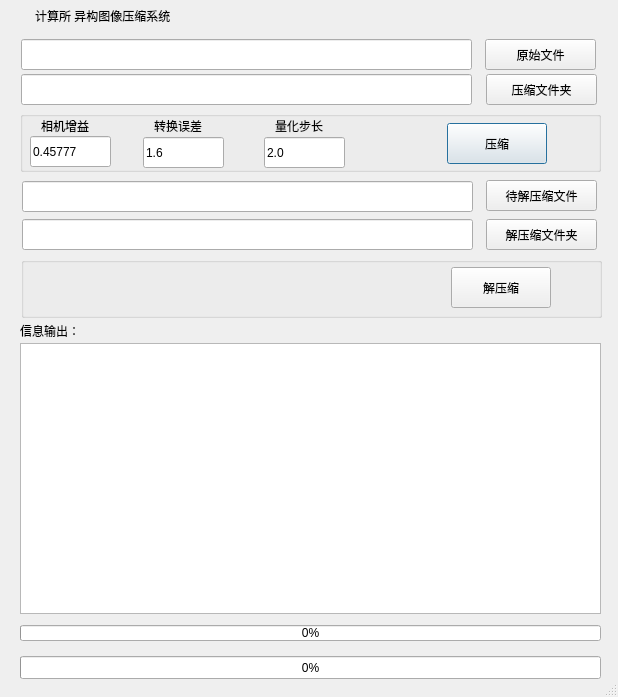
<?xml version="1.0" encoding="UTF-8"?>
<ui version="4.0">
 <class>frmMain</class>
 <widget class="QDialog" name="frmMain">
  <property name="geometry">
   <rect>
    <x>0</x>
    <y>0</y>
    <width>618</width>
    <height>697</height>
   </rect>
  </property>
  <property name="windowTitle">
   <string>frmMain</string>
  </property>
  <property name="sizeGripEnabled">
   <bool>true</bool>
  </property>
  <layout class="QVBoxLayout" name="verticalLayout">
   <property name="spacing">
    <number>0</number>
   </property>
   <property name="leftMargin">
    <number>0</number>
   </property>
   <property name="topMargin">
    <number>0</number>
   </property>
   <property name="rightMargin">
    <number>0</number>
   </property>
   <property name="bottomMargin">
    <number>0</number>
   </property>
   <item>
    <widget class="QWidget" name="widget_title" native="true">
     <property name="sizePolicy">
      <sizepolicy hsizetype="Preferred" vsizetype="Fixed">
       <horstretch>0</horstretch>
       <verstretch>0</verstretch>
      </sizepolicy>
     </property>
     <property name="minimumSize">
      <size>
       <width>100</width>
       <height>33</height>
      </size>
     </property>
     <widget class="QLabel" name="lab_Ico">
      <property name="geometry">
       <rect>
        <x>0</x>
        <y>5</y>
        <width>30</width>
        <height>21</height>
       </rect>
      </property>
      <property name="sizePolicy">
       <sizepolicy hsizetype="Minimum" vsizetype="Preferred">
        <horstretch>0</horstretch>
        <verstretch>0</verstretch>
       </sizepolicy>
      </property>
      <property name="minimumSize">
       <size>
        <width>30</width>
        <height>0</height>
       </size>
      </property>
      <property name="text">
       <string/>
      </property>
      <property name="alignment">
       <set>Qt::AlignCenter</set>
      </property>
     </widget>
     <widget class="QLabel" name="lab_Title">
      <property name="geometry">
       <rect>
        <x>35</x>
        <y>0</y>
        <width>161</width>
        <height>31</height>
       </rect>
      </property>
      <property name="sizePolicy">
       <sizepolicy hsizetype="Expanding" vsizetype="Preferred">
        <horstretch>0</horstretch>
        <verstretch>0</verstretch>
       </sizepolicy>
      </property>
      <property name="styleSheet">
       <string notr="true">font: 10pt &quot;微软雅黑&quot;;</string>
      </property>
      <property name="text">
       <string>计算所 异构图像压缩系统</string>
      </property>
      <property name="alignment">
       <set>Qt::AlignLeading|Qt::AlignLeft|Qt::AlignVCenter</set>
      </property>
     </widget>
     <widget class="QWidget" name="widget_menu" native="true">
      <property name="geometry">
       <rect>
        <x>486</x>
        <y>0</y>
        <width>136</width>
        <height>23</height>
       </rect>
      </property>
      <property name="sizePolicy">
       <sizepolicy hsizetype="Minimum" vsizetype="Preferred">
        <horstretch>0</horstretch>
        <verstretch>0</verstretch>
       </sizepolicy>
      </property>
      <widget class="QPushButton" name="btnMenu_Min">
       <property name="geometry">
        <rect>
         <x>50</x>
         <y>3</y>
         <width>40</width>
         <height>21</height>
        </rect>
       </property>
       <property name="sizePolicy">
        <sizepolicy hsizetype="Minimum" vsizetype="Expanding">
         <horstretch>0</horstretch>
         <verstretch>0</verstretch>
        </sizepolicy>
       </property>
       <property name="minimumSize">
        <size>
         <width>31</width>
         <height>0</height>
        </size>
       </property>
       <property name="cursor">
        <cursorShape>ArrowCursor</cursorShape>
       </property>
       <property name="focusPolicy">
        <enum>Qt::NoFocus</enum>
       </property>
       <property name="toolTip">
        <string>最小化</string>
       </property>
       <property name="text">
        <string/>
       </property>
       <property name="flat">
        <bool>true</bool>
       </property>
      </widget>
      <widget class="QPushButton" name="btnMenu_Close">
       <property name="geometry">
        <rect>
         <x>90</x>
         <y>2</y>
         <width>40</width>
         <height>23</height>
        </rect>
       </property>
       <property name="sizePolicy">
        <sizepolicy hsizetype="Minimum" vsizetype="Expanding">
         <horstretch>0</horstretch>
         <verstretch>0</verstretch>
        </sizepolicy>
       </property>
       <property name="minimumSize">
        <size>
         <width>40</width>
         <height>0</height>
        </size>
       </property>
       <property name="cursor">
        <cursorShape>ArrowCursor</cursorShape>
       </property>
       <property name="focusPolicy">
        <enum>Qt::NoFocus</enum>
       </property>
       <property name="toolTip">
        <string>关闭</string>
       </property>
       <property name="text">
        <string/>
       </property>
       <property name="flat">
        <bool>true</bool>
       </property>
      </widget>
     </widget>
    </widget>
   </item>
   <item>
    <widget class="QWidget" name="widget_main" native="true">
     <property name="styleSheet">
      <string notr="true">font: 10pt &quot;微软雅黑&quot;;</string>
     </property>
     <widget class="QGroupBox" name="groupBox">
      <property name="geometry">
       <rect>
        <x>20</x>
        <y>78</y>
        <width>581</width>
        <height>61</height>
       </rect>
      </property>
      <property name="title">
       <string/>
      </property>
      <widget class="QLabel" name="label">
       <property name="geometry">
        <rect>
         <x>21</x>
         <y>5</y>
         <width>60</width>
         <height>19</height>
        </rect>
       </property>
       <property name="text">
        <string>相机增益</string>
       </property>
      </widget>
      <widget class="QLabel" name="label_2">
       <property name="geometry">
        <rect>
         <x>134</x>
         <y>5</y>
         <width>61</width>
         <height>19</height>
        </rect>
       </property>
       <property name="text">
        <string>转换误差</string>
       </property>
      </widget>
      <widget class="QLabel" name="label_3">
       <property name="geometry">
        <rect>
         <x>255</x>
         <y>5</y>
         <width>50</width>
         <height>19</height>
        </rect>
       </property>
       <property name="text">
        <string>量化步长</string>
       </property>
      </widget>
      <widget class="QPushButton" name="pushButton_4">
       <property name="geometry">
        <rect>
         <x>427</x>
         <y>12</y>
         <width>100</width>
         <height>41</height>
        </rect>
       </property>
       <property name="minimumSize">
        <size>
         <width>100</width>
         <height>0</height>
        </size>
       </property>
       <property name="text">
        <string>压缩</string>
       </property>
      </widget>
      <widget class="QLineEdit" name="lineEdit">
       <property name="geometry">
        <rect>
         <x>10</x>
         <y>25</y>
         <width>81</width>
         <height>31</height>
        </rect>
       </property>
       <property name="text">
        <string>0.45777</string>
       </property>
      </widget>
      <widget class="QLineEdit" name="lineEdit_2">
       <property name="geometry">
        <rect>
         <x>123</x>
         <y>26</y>
         <width>81</width>
         <height>31</height>
        </rect>
       </property>
       <property name="text">
        <string>1.6</string>
       </property>
      </widget>
      <widget class="QLineEdit" name="lineEdit_3">
       <property name="geometry">
        <rect>
         <x>244</x>
         <y>26</y>
         <width>81</width>
         <height>31</height>
        </rect>
       </property>
       <property name="layoutDirection">
        <enum>Qt::LeftToRight</enum>
       </property>
       <property name="text">
        <string>2.0</string>
       </property>
      </widget>
     </widget>
     <widget class="QProgressBar" name="progressBar">
      <property name="geometry">
       <rect>
        <x>20</x>
        <y>592</y>
        <width>581</width>
        <height>16</height>
       </rect>
      </property>
      <property name="value">
       <number>0</number>
      </property>
     </widget>
     <widget class="QPushButton" name="pushButton_2">
      <property name="geometry">
       <rect>
        <x>485</x>
        <y>6</y>
        <width>111</width>
        <height>31</height>
       </rect>
      </property>
      <property name="minimumSize">
       <size>
        <width>100</width>
        <height>0</height>
       </size>
      </property>
      <property name="text">
       <string>原始文件</string>
      </property>
     </widget>
     <widget class="QTextEdit" name="textEdit">
      <property name="geometry">
       <rect>
        <x>20</x>
        <y>310</y>
        <width>581</width>
        <height>271</height>
       </rect>
      </property>
      <property name="html">
       <string>&lt;!DOCTYPE HTML PUBLIC &quot;-//W3C//DTD HTML 4.0//EN&quot; &quot;http://www.w3.org/TR/REC-html40/strict.dtd&quot;&gt;
&lt;html&gt;&lt;head&gt;&lt;meta name=&quot;qrichtext&quot; content=&quot;1&quot; /&gt;&lt;style type=&quot;text/css&quot;&gt;
p, li { white-space: pre-wrap; }
&lt;/style&gt;&lt;/head&gt;&lt;body style=&quot; font-family:'微软雅黑'; font-size:10pt; font-weight:400; font-style:normal;&quot;&gt;
&lt;p style=&quot; margin-top:0px; margin-bottom:0px; margin-left:0px; margin-right:0px; -qt-block-indent:0; text-indent:0px;&quot;&gt;                &lt;/p&gt;
&lt;p style=&quot; margin-top:0px; margin-bottom:0px; margin-left:0px; margin-right:0px; -qt-block-indent:0; text-indent:0px;&quot;&gt;                &lt;/p&gt;
&lt;p style=&quot; margin-top:0px; margin-bottom:0px; margin-left:0px; margin-right:0px; -qt-block-indent:0; text-indent:0px;&quot;&gt;                                &lt;/p&gt;
&lt;p style=&quot; margin-top:0px; margin-bottom:0px; margin-left:0px; margin-right:0px; -qt-block-indent:0; text-indent:0px;&quot;&gt;                                &lt;/p&gt;
&lt;p style=&quot; margin-top:0px; margin-bottom:0px; margin-left:0px; margin-right:0px; -qt-block-indent:0; text-indent:0px;&quot;&gt;                                                &lt;/p&gt;
&lt;p style=&quot; margin-top:0px; margin-bottom:0px; margin-left:0px; margin-right:0px; -qt-block-indent:0; text-indent:0px;&quot;&gt;                                                &lt;/p&gt;
&lt;p style=&quot; margin-top:0px; margin-bottom:0px; margin-left:0px; margin-right:0px; -qt-block-indent:0; text-indent:0px;&quot;&gt;                                                                &lt;/p&gt;
&lt;p style=&quot; margin-top:0px; margin-bottom:0px; margin-left:0px; margin-right:0px; -qt-block-indent:0; text-indent:0px;&quot;&gt;                                                                &lt;/p&gt;
&lt;p style=&quot; margin-top:0px; margin-bottom:0px; margin-left:0px; margin-right:0px; -qt-block-indent:0; text-indent:0px;&quot;&gt;                                                        &lt;/p&gt;&lt;/body&gt;&lt;/html&gt;</string>
      </property>
     </widget>
     <widget class="QLabel" name="label_4">
      <property name="geometry">
       <rect>
        <x>20</x>
        <y>282</y>
        <width>71</width>
        <height>31</height>
       </rect>
      </property>
      <property name="text">
       <string>信息输出：</string>
      </property>
     </widget>
     <widget class="QLineEdit" name="lineEdit_4">
      <property name="geometry">
       <rect>
        <x>21</x>
        <y>6</y>
        <width>451</width>
        <height>31</height>
       </rect>
      </property>
     </widget>
     <widget class="QProgressBar" name="progressBar_2">
      <property name="geometry">
       <rect>
        <x>20</x>
        <y>623</y>
        <width>581</width>
        <height>23</height>
       </rect>
      </property>
      <property name="maximum">
       <number>4</number>
      </property>
      <property name="value">
       <number>0</number>
      </property>
     </widget>
     <widget class="QLineEdit" name="lineEdit_5">
      <property name="geometry">
       <rect>
        <x>21</x>
        <y>41</y>
        <width>451</width>
        <height>31</height>
       </rect>
      </property>
     </widget>
     <widget class="QPushButton" name="pushButton_3">
      <property name="geometry">
       <rect>
        <x>486</x>
        <y>41</y>
        <width>111</width>
        <height>31</height>
       </rect>
      </property>
      <property name="minimumSize">
       <size>
        <width>100</width>
        <height>0</height>
       </size>
      </property>
      <property name="text">
       <string>压缩文件夹</string>
      </property>
     </widget>
     <widget class="QLineEdit" name="lineEdit_6">
      <property name="geometry">
       <rect>
        <x>22</x>
        <y>186</y>
        <width>451</width>
        <height>31</height>
       </rect>
      </property>
     </widget>
     <widget class="QPushButton" name="pushButton_6">
      <property name="geometry">
       <rect>
        <x>486</x>
        <y>186</y>
        <width>111</width>
        <height>31</height>
       </rect>
      </property>
      <property name="minimumSize">
       <size>
        <width>100</width>
        <height>0</height>
       </size>
      </property>
      <property name="text">
       <string>解压缩文件夹</string>
      </property>
     </widget>
     <widget class="QLineEdit" name="lineEdit_7">
      <property name="geometry">
       <rect>
        <x>22</x>
        <y>148</y>
        <width>451</width>
        <height>31</height>
       </rect>
      </property>
     </widget>
     <widget class="QPushButton" name="pushButton_7">
      <property name="geometry">
       <rect>
        <x>486</x>
        <y>147</y>
        <width>111</width>
        <height>31</height>
       </rect>
      </property>
      <property name="minimumSize">
       <size>
        <width>100</width>
        <height>0</height>
       </size>
      </property>
      <property name="text">
       <string>待解压缩文件</string>
      </property>
     </widget>
     <widget class="QGroupBox" name="groupBox_2">
      <property name="geometry">
       <rect>
        <x>21</x>
        <y>224</y>
        <width>581</width>
        <height>61</height>
       </rect>
      </property>
      <property name="title">
       <string/>
      </property>
      <widget class="QPushButton" name="pushButton_5">
       <property name="geometry">
        <rect>
         <x>430</x>
         <y>10</y>
         <width>100</width>
         <height>41</height>
        </rect>
       </property>
       <property name="minimumSize">
        <size>
         <width>100</width>
         <height>0</height>
        </size>
       </property>
       <property name="text">
        <string>解压缩</string>
       </property>
      </widget>
     </widget>
    </widget>
   </item>
  </layout>
 </widget>
 <layoutdefault spacing="6" margin="11"/>
 <resources/>
 <connections/>
</ui>
